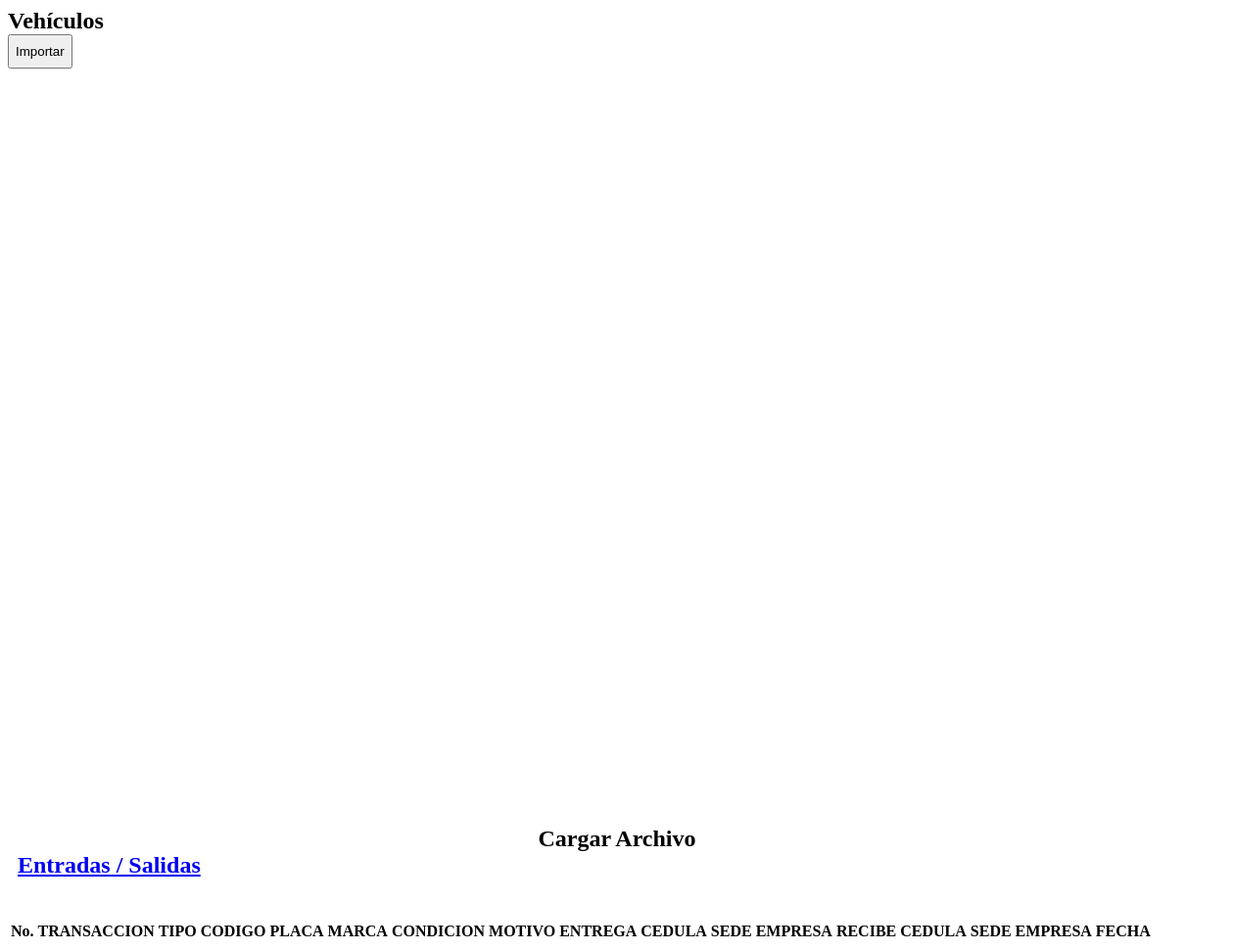
Page /modules/transaccion_equipos_vehiculos/view.php on the earlier database version.
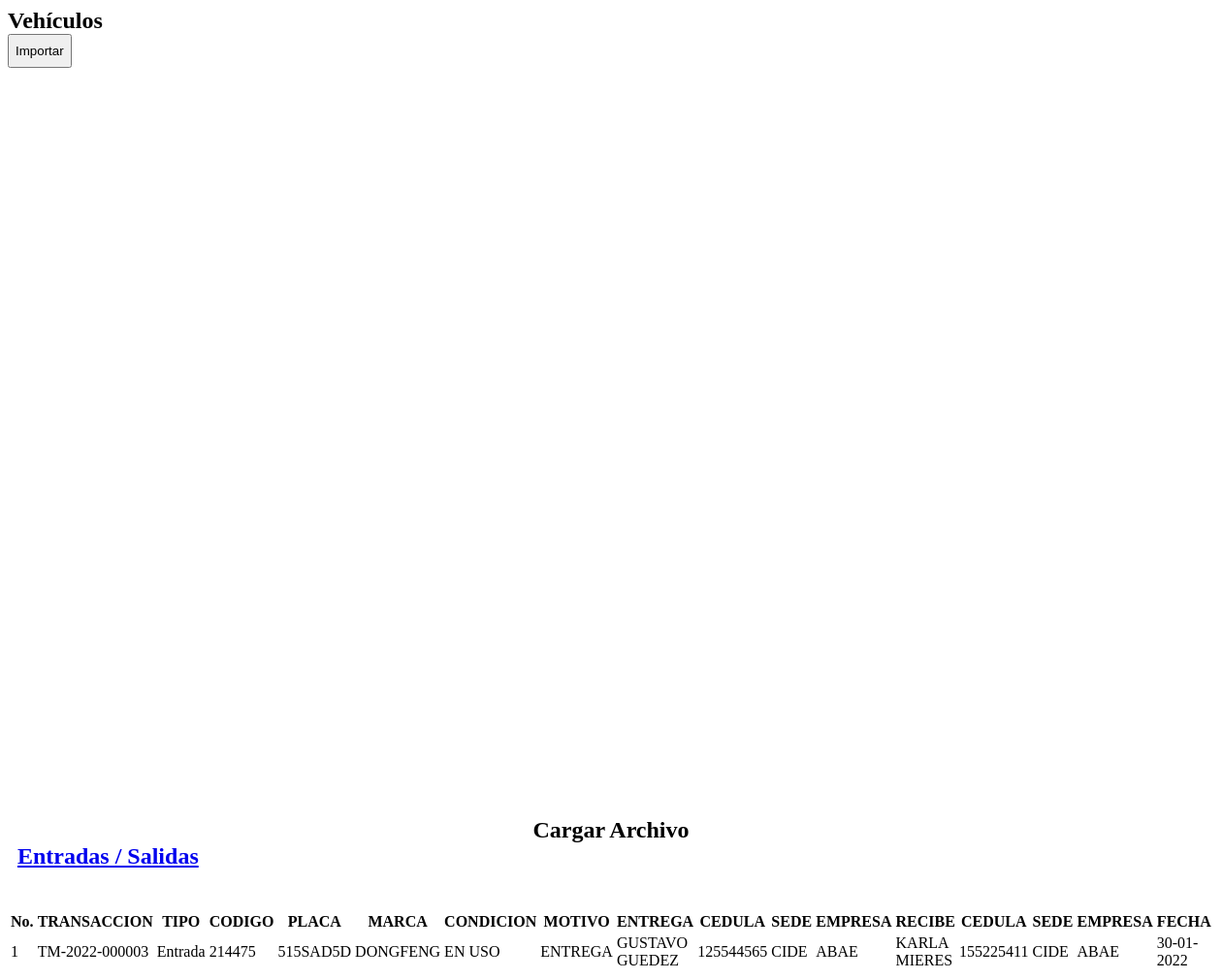
Same page on the later database version.
### tables this page shows
CREATE TABLE `transaccion_equipos_vehiculos` (
  `codigo_transaccion` varchar(15) NOT NULL,
  `codigo` varchar(7) NOT NULL,
  `motivo` varchar(300) NOT NULL,
  `recibe` varchar(300) NOT NULL,
  `cedula_r` int(15) NOT NULL,
  `empresa_r` varchar(300) NOT NULL,
  `entrega` varchar(300) NOT NULL,
  `cedula_e` int(15) NOT NULL,
  `empresa` varchar(300) NOT NULL,
  `lugar_e` varchar(300) NOT NULL,
  `lugar_r` varchar(300) NOT NULL,
  `created_user` int(3) NOT NULL,
  `created_date` timestamp NOT NULL DEFAULT current_timestamp(),
  `tipo_transaccion` varchar(300) NOT NULL
);

CREATE TABLE `vehiculos` (
  `codigo` varchar(10) NOT NULL,
  `placa` varchar(15) NOT NULL,
  `marca` varchar(300) DEFAULT NULL,
  `tipo` varchar(300) DEFAULT NULL,
  `modelo` varchar(300) DEFAULT NULL,
  `color` varchar(20) DEFAULT NULL,
  `condicion` varchar(300) DEFAULT NULL,
  `unidad` varchar(300) DEFAULT NULL,
  `ubicacion` varchar(300) DEFAULT NULL,
  `responsable` varchar(300) DEFAULT NULL,
  `pertenece` varchar(300) DEFAULT NULL,
  `cedula` varchar(15) DEFAULT NULL,
  `sede` varchar(300) DEFAULT NULL,
  `nmroCarroceria` varchar(300) DEFAULT NULL,
  `anio` varchar(10) DEFAULT NULL,
  `tipoCombustible` varchar(30) DEFAULT NULL,
  `created_user` int(5) DEFAULT NULL,
  `created_date` timestamp NULL DEFAULT NULL,
  `updated_date` timestamp NULL DEFAULT NULL,
  `estado` enum('chequeado','nochequeado') DEFAULT 'chequeado',
  `updated_user` int(5) DEFAULT NULL,
  `categoria` varchar(30) DEFAULT NULL
);

### modules/transaccion_equipos_vehiculos/view.php (the view, shortened to what this page needs)
<section class="content-header">
  <h2>
    <i class="fa fa-sign-in icon-title"></i> Vehículos
    <form action="database/excel_to_mysql_control_vehiculos.php" method="POST" enctype="multipart/form-data">
      <button class="btn btn-primary pull-right botones" title="Importar" name="archivo" data-toggle="tooltip">Importar</button>
      <a class="btn btn-primary btn-social pull-right botones anchoInput" title="Cargar archivo" data-toggle="tooltip">
          <div class="textoInput">
            Cargar Archivo
          </div>
      </a>
      <a class="btn btn-primary btn-social pull-right botones" href="?module=form_transaccion_equipos_vehiculos&form=add" title="Agregar" data-toggle="tooltip">
        <i class="fa fa-plus"></i> Entradas / Salidas
      </a>
    </form>
  </h2>
 <br/>
</section>
<section class="content">
  <div class="row">
    <div class="col-md-12">
      <div class="box box-primary">
        <div class="box-body">
          <table id="dataTables1" class="table table-bordered table-striped table-hover">
            <thead>
              <tr>
                <th class="center">No.</th>
                <th class="center">TRANSACCION</th>
                <th class="center">TIPO</th>
                <th class="center">CODIGO</th>
                <th class="center">PLACA</th>
                <th class="center">MARCA</th>
                <th class="center">CONDICION</th>
                <th class="center">MOTIVO</th>
                <th class="center">ENTREGA</th>
				        <th class="center">CEDULA</th>
                <th class="center">SEDE</th>
                <th class="center">EMPRESA</th>
                <th class="center">RECIBE</th>
                <th class="center">CEDULA </th>
                <th class="center">SEDE</th>
                <th class="center">EMPRESA</th>
                <th class="center">FECHA</th>
              </tr>
            </thead>
            <tbody>
            <?php
            $no = 1;
            $query = mysqli_query($mysqli, "SELECT a.tipo_transaccion, a.codigo_transaccion, a.codigo,b.codigo,a.motivo,a.created_date,b.tipo, a.codigo,a.entrega, a.empresa_r, a.cedula_e, a.recibe, a.empresa, a.cedula_r, a.lugar_e, a.lugar_r, b.placa, b.marca, b.condicion
                                            FROM transaccion_equipos_vehiculos as a INNER JOIN vehiculos as b ON a.codigo=b.codigo  ORDER BY codigo_transaccion DESC")
                                            or die('error '.mysqli_error($mysqli));
            while ($data = mysqli_fetch_assoc($query)) {
              $originalDate = $data['created_date'];
              $fecha = date("d-m-Y", strtotime($originalDate));
              echo "<tr>
                      <td width='50'  class='center'>$no</td>
                      <td width='100' class='center'>$data[codigo_transaccion]</td>
                      <td width='100' class='center'>$data[tipo_transaccion]</td>
                      <td width='100' class='center'>$data[codigo]</td>
                      <td width='100' class='center'>$data[placa]</td>
                      <td width='100' class='center'>$data[marca]</td>
                      <td width='100' class='center'>$data[condicion]</td>
                      <td width='100' class='center'>$data[motivo]</td>
                      <td width='100' class='center'>$data[entrega]</td>
                      <td width='100' class='center'>$data[cedula_e]</td>
                      <td width='100' class='center'>$data[lugar_e]</td>
                      <td width='100' class='center'>$data[empresa]</td>
                      <td width='100' class='center'>$data[recibe]</td>
                      <td width='100' class='center'>$data[cedula_r]</td>
                      <td width='100' class='center'>$data[lugar_r]</td>
                      <td width='100' class='center'>$data[empresa_r]</td>
                      <td width='100' class='center'>$fecha</td>
                    </tr>";
              $no++;
            }
            ?>
            </tbody>
          </table>
        </div>
      </div>
    </div>
  </div>
</section><!-- /.content

Differences in the rows shown:
added transaccion_equipos_vehiculos: codigo_transaccion "TM-2022-000003", tipo_transaccion "Entrada", codigo "214475", vehiculos.placa "515SAD5D", vehiculos.marca "DONGFENG", vehiculos.condicion "EN USO", motivo "ENTREGA", entrega "GUSTAVO GUEDEZ", cedula_e "125544565", lugar_e "CIDE", empresa "ABAE", recibe "KARLA MIERES", cedula_r "155225411", lugar_r "CIDE", empresa_r "ABAE", created_date "30-01-2022"
